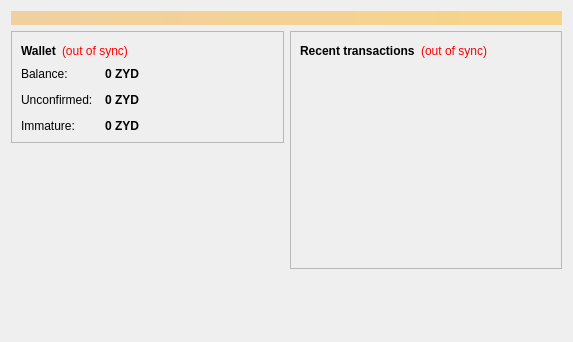
<?xml version="1.0" encoding="UTF-8"?>
<ui version="4.0">
 <class>OverviewPage</class>
 <widget class="QWidget" name="OverviewPage">
  <property name="geometry">
   <rect>
    <x>0</x>
    <y>0</y>
    <width>573</width>
    <height>342</height>
   </rect>
  </property>
  <property name="windowTitle">
   <string>Form</string>
  </property>
  <layout class="QVBoxLayout" name="topLayout">
   <item>
    <widget class="QLabel" name="labelAlerts">
     <property name="visible">
      <bool>false</bool>
     </property>
     <property name="styleSheet">
      <string notr="true">background-color: qlineargradient(x1: 0, y1: 0, x2: 1, y2: 0, stop:0 #F0D0A0, stop:1 #F8D488); color:#000000;</string>
     </property>
     <property name="wordWrap">
      <bool>true</bool>
     </property>
     <property name="margin">
      <number>3</number>
     </property>
    </widget>
   </item>
   <item>
    <layout class="QHBoxLayout" name="horizontalLayout" stretch="1,1">
     <item>
      <layout class="QVBoxLayout" name="verticalLayout_2">
       <item>
        <widget class="QFrame" name="frame">
         <property name="frameShape">
          <enum>QFrame::StyledPanel</enum>
         </property>
         <property name="frameShadow">
          <enum>QFrame::Raised</enum>
         </property>
         <layout class="QVBoxLayout" name="verticalLayout_4">
          <item>
           <layout class="QHBoxLayout" name="horizontalLayout_4">
            <item>
             <widget class="QLabel" name="label_5">
              <property name="font">
               <font>
                <weight>75</weight>
                <bold>true</bold>
               </font>
              </property>
              <property name="text">
               <string>Wallet</string>
              </property>
             </widget>
            </item>
            <item>
             <widget class="QLabel" name="labelWalletStatus">
              <property name="toolTip">
               <string>The displayed information may be out of date. Your wallet automatically synchronizes with the Zayedcoin network after a connection is established, but this process has not completed yet.</string>
              </property>
              <property name="styleSheet">
               <string notr="true">QLabel { color: red; }</string>
              </property>
              <property name="text">
               <string notr="true">(out of sync)</string>
              </property>
              <property name="alignment">
               <set>Qt::AlignLeading|Qt::AlignLeft|Qt::AlignVCenter</set>
              </property>
             </widget>
            </item>
            <item>
             <spacer name="horizontalSpacer_2">
              <property name="orientation">
               <enum>Qt::Horizontal</enum>
              </property>
              <property name="sizeHint" stdset="0">
               <size>
                <width>40</width>
                <height>20</height>
               </size>
              </property>
             </spacer>
            </item>
           </layout>
          </item>
          <item>
           <layout class="QFormLayout" name="formLayout_2">
            <property name="fieldGrowthPolicy">
             <enum>QFormLayout::AllNonFixedFieldsGrow</enum>
            </property>
            <property name="horizontalSpacing">
             <number>12</number>
            </property>
            <property name="verticalSpacing">
             <number>12</number>
            </property>
            <item row="0" column="0">
             <widget class="QLabel" name="label">
              <property name="text">
               <string>Balance:</string>
              </property>
             </widget>
            </item>
            <item row="0" column="1">
             <widget class="QLabel" name="labelBalance">
              <property name="font">
               <font>
                <weight>75</weight>
                <bold>true</bold>
               </font>
              </property>
              <property name="cursor">
               <cursorShape>IBeamCursor</cursorShape>
              </property>
              <property name="toolTip">
               <string>Your current balance</string>
              </property>
              <property name="text">
               <string notr="true">0 ZYD</string>
              </property>
              <property name="textInteractionFlags">
               <set>Qt::LinksAccessibleByMouse|Qt::TextSelectableByKeyboard|Qt::TextSelectableByMouse</set>
              </property>
             </widget>
            </item>
            <item row="1" column="0">
             <widget class="QLabel" name="label_3">
              <property name="text">
               <string>Unconfirmed:</string>
              </property>
             </widget>
            </item>
            <item row="1" column="1">
             <widget class="QLabel" name="labelUnconfirmed">
              <property name="font">
               <font>
                <weight>75</weight>
                <bold>true</bold>
               </font>
              </property>
              <property name="cursor">
               <cursorShape>IBeamCursor</cursorShape>
              </property>
              <property name="toolTip">
               <string>Total of transactions that have yet to be confirmed, and do not yet count toward the current balance</string>
              </property>
              <property name="text">
               <string notr="true">0 ZYD</string>
              </property>
              <property name="textInteractionFlags">
               <set>Qt::LinksAccessibleByMouse|Qt::TextSelectableByKeyboard|Qt::TextSelectableByMouse</set>
              </property>
             </widget>
            </item>
            <item row="2" column="0">
             <widget class="QLabel" name="labelImmatureText">
              <property name="text">
               <string>Immature:</string>
              </property>
             </widget>
            </item>
            <item row="2" column="1">
             <widget class="QLabel" name="labelImmature">
              <property name="font">
               <font>
                <weight>75</weight>
                <bold>true</bold>
               </font>
              </property>
              <property name="toolTip">
               <string>Mined balance that has not yet matured</string>
              </property>
              <property name="text">
               <string notr="true">0 ZYD</string>
              </property>
              <property name="textInteractionFlags">
               <set>Qt::LinksAccessibleByMouse|Qt::TextSelectableByKeyboard|Qt::TextSelectableByMouse</set>
              </property>
             </widget>
            </item>
           </layout>
          </item>
         </layout>
        </widget>
       </item>
       <item>
        <spacer name="verticalSpacer">
         <property name="orientation">
          <enum>Qt::Vertical</enum>
         </property>
         <property name="sizeHint" stdset="0">
          <size>
           <width>20</width>
           <height>40</height>
          </size>
         </property>
        </spacer>
       </item>
        <item>
         <widget class="QLabel" name="label_wallet_bgcoin">
          <property name="text">
           <string/>
          </property>
          <property name="pixmap">
           <pixmap resource="../bitcoin.qrc">:/images/wallet_bgcoin</pixmap>
          </property>
          <property name="scaledContents">
           <bool>false</bool>
          </property>
          <property name="alignment">
           <set>Qt::AlignCenter</set>
          </property>
          <property name="margin">
           <number>-2</number>
          </property>
         </widget>
        </item>
        <item>
         <widget class="QLabel" name="label_6">
          <property name="text">
           <string/>
          </property>
         </widget>
        </item>
      </layout>
     </item>
     <item>
      <layout class="QVBoxLayout" name="verticalLayout_3">
       <item>
        <widget class="QFrame" name="frame_2">
         <property name="frameShape">
          <enum>QFrame::StyledPanel</enum>
         </property>
         <property name="frameShadow">
          <enum>QFrame::Raised</enum>
         </property>
         <layout class="QVBoxLayout" name="verticalLayout">
          <item>
           <layout class="QHBoxLayout" name="horizontalLayout_2">
            <item>
             <widget class="QLabel" name="label_4">
              <property name="text">
               <string>&lt;b&gt;Recent transactions&lt;/b&gt;</string>
              </property>
             </widget>
            </item>
            <item>
             <widget class="QLabel" name="labelTransactionsStatus">
              <property name="toolTip">
               <string>The displayed information may be out of date. Your wallet automatically synchronizes with the Zayedcoin network after a connection is established, but this process has not completed yet.</string>
              </property>
              <property name="styleSheet">
               <string notr="true">QLabel { color: red; }</string>
              </property>
              <property name="text">
               <string notr="true">(out of sync)</string>
              </property>
              <property name="alignment">
               <set>Qt::AlignRight|Qt::AlignTrailing|Qt::AlignVCenter</set>
              </property>
             </widget>
            </item>
            <item>
             <spacer name="horizontalSpacer">
              <property name="orientation">
               <enum>Qt::Horizontal</enum>
              </property>
              <property name="sizeHint" stdset="0">
               <size>
                <width>40</width>
                <height>20</height>
               </size>
              </property>
             </spacer>
            </item>
           </layout>
          </item>
          <item>
           <widget class="QListView" name="listTransactions">
            <property name="styleSheet">
             <string notr="true">QListView { background: transparent; }</string>
            </property>
            <property name="frameShape">
             <enum>QFrame::NoFrame</enum>
            </property>
            <property name="verticalScrollBarPolicy">
             <enum>Qt::ScrollBarAlwaysOff</enum>
            </property>
            <property name="horizontalScrollBarPolicy">
             <enum>Qt::ScrollBarAlwaysOff</enum>
            </property>
            <property name="selectionMode">
             <enum>QAbstractItemView::NoSelection</enum>
            </property>
           </widget>
          </item>
         </layout>
        </widget>
       </item>
       <item>
        <spacer name="verticalSpacer_2">
         <property name="orientation">
          <enum>Qt::Vertical</enum>
         </property>
         <property name="sizeHint" stdset="0">
          <size>
           <width>20</width>
           <height>40</height>
          </size>
         </property>
        </spacer>
       </item>
      </layout>
     </item>
    </layout>
   </item>
  </layout>
 </widget>
 <resources/>
 <connections/>
</ui>
